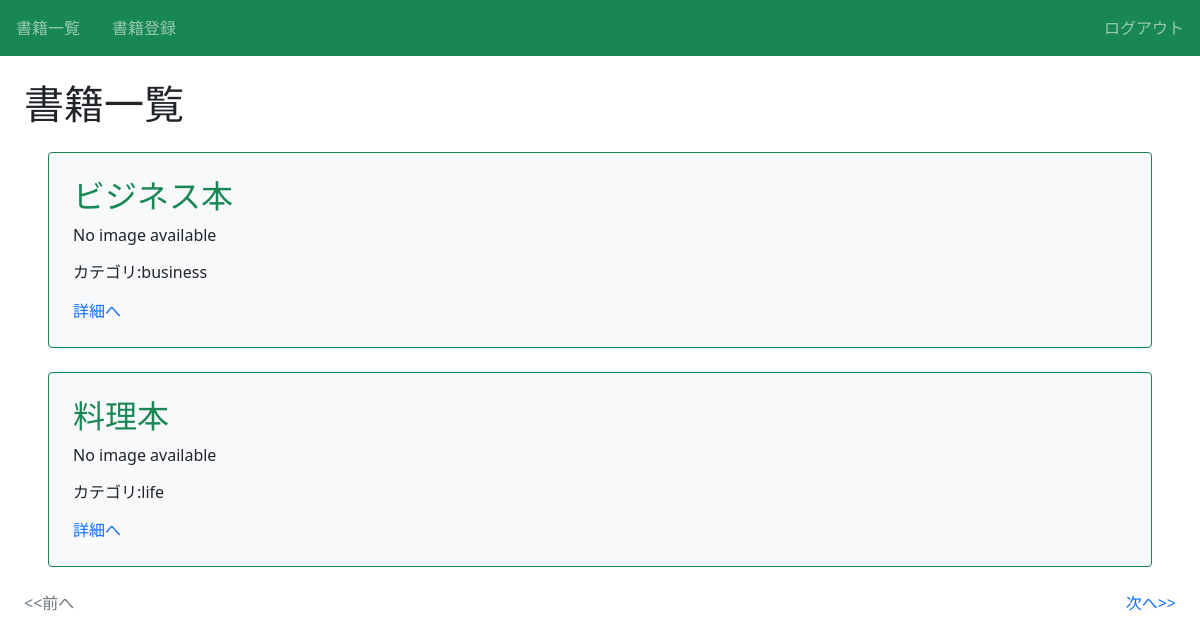
Page /book/ (signed in) on the committed database.
### book/models.py (models this page shows, shortened)
class Book(models.Model):
    title = models.CharField(max_length=100)
    text = models.TextField()
    thumbnail = models.ImageField(null=True,blank=True)
    category = models.CharField(
        max_length=100,
        choices = CATEGORY
        )
    user = models.ForeignKey('auth.User',on_delete=models.CASCADE)

### book/views.py (the view)
# urls.py: path('book/',views.ListBookView.as_view(),name='list-book'),
class ListBookView(LoginRequiredMixin,ListView):
    template_name = 'book/book_list.html'
    model = Book
    paginate_by = ITEM_PER_PAGE

### book/templates/book/book_list.html (shortened to what this page needs)
{% extends 'base.html' %}
{% block h1 %}書籍一覧{% endblock %}
{% block content %}
  {% for item in object_list %}
  <div class="p-4 m-4 bg-light border border-success rounded">
    <h2 class="text-success">{{ item.title }}</h2>
    {% if item.thumbnail %}
      <img src="{{ item.thumbnail.url }}" class="img-thumbnail">
    {% else %}
      <p>No image available</p>
    {% endif %}
    <h6>カテゴリ:{{ item.category }}</h6>
    <div class="mt-3">
        <a href="{% url 'detail-book' item.pk %}">詳細へ</a>
    </div>
  </div>
  {% endfor %}
  {% include 'book/components/pagination.html' %}
{% endblock content %}

### book/static/book/css/style.css (style rules this page uses)
a { text-decoration: none; }

### rows in the picture
Book: title "ビジネス本", thumbnail "No image available", category "business"
Book: title "料理本", shows "No image available", category "life"
